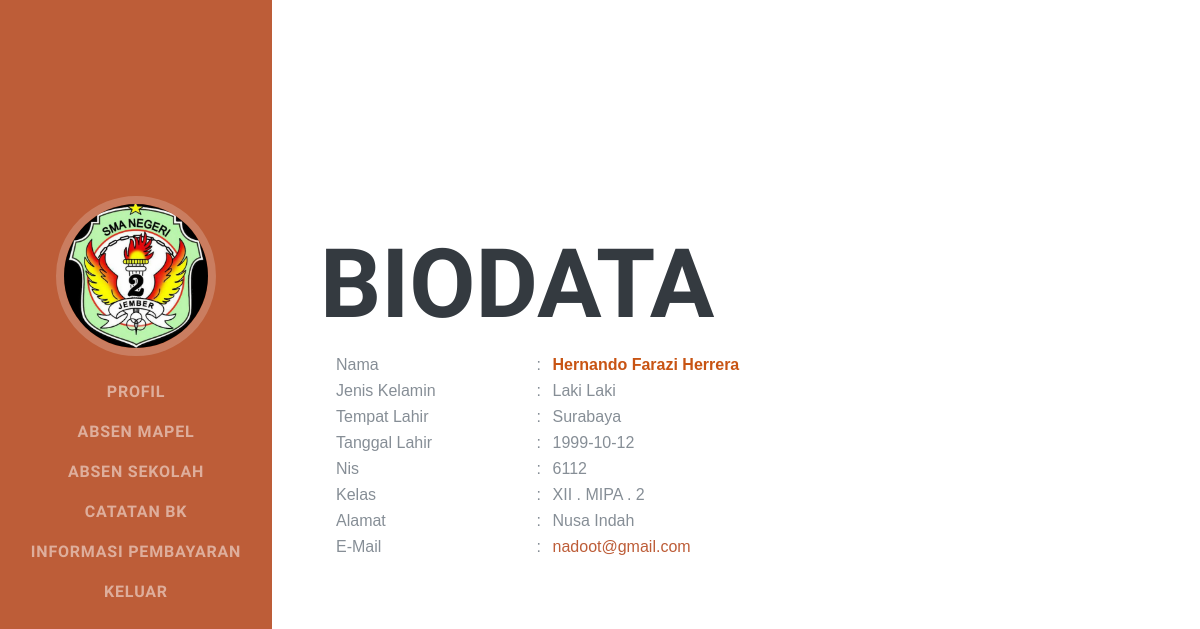
Page /SMSBEB/dashboard/user.php (signed in) on the committed database.
### tables this page shows
CREATE TABLE `tb_siswa` (
  `nis` varchar(11) NOT NULL,
  `nama` varchar(30) NOT NULL,
  `email` varchar(50) NOT NULL,
  `password` varchar(50) NOT NULL,
  `jenis_kelamin` tinyint(1) NOT NULL,
  `id_kelas` varchar(5) NOT NULL,
  `alamat` varchar(100) NOT NULL,
  `tempat_lahir` varchar(50) NOT NULL,
  `tanggal_lahir` date NOT NULL,
  `no_hp` varchar(13) NOT NULL,
  `kode` enum('User') DEFAULT NULL,
  `foto` varchar(100) NOT NULL
);

CREATE TABLE `tb_kelas` (
  `id` varchar(5) NOT NULL,
  `nama` varchar(15) NOT NULL,
  `tipe_kelas` enum('IPA','IPS') NOT NULL
);

### config/koneksi.php (called while the page is built, shortened)
<?php
  $jk = ['Perempuan', 'Laki Laki'];
?>

### SMSBEB/dashboard/user.php (the view)
<?php
include "../layout/head.php";
?>
  <div class="container-fluid p-0">
    <section class="resume-section p-3 p-lg-5 d-flex align-items-center" id="biodata">
      <div class="w-100">
        <h1 class="mb-0">BIODATA</h1>
        <br>
        <div class="container">
          <table width="100%" border="0">
            <body>
              <tr>
                <td width="25%" valign="top" class="text">Nama</td>
                  <td width="2%">:</td>
                    <td style="color: rgb(200, 84, 19); font-weight:bold"><?php echo $nama; ?></td>
              </tr>
              <tr>
                <td class="text">Jenis Kelamin</td>
                    <td>:</td>
                    <td><?php echo $jk[$jenis]; ?></td>
              </tr>
              <tr>
                <td class="text">Tempat Lahir</td>
                    <td>:</td>
                    <td><?php echo $tempat; ?></td>
              </tr>
              <tr>
                <td class="text">Tanggal Lahir</td>
                    <td>:</td>
                    <td><?php echo $lahir; ?></td>
              </tr>
              <tr>
                <td class="text">Nis</td>
                    <td>:</td>
                    <td><?php echo $nis; ?></td>
              </tr>
              <tr>
                <td class="text">Kelas</td>
                    <td>:</td>
                    <td><?php echo $kelas; ?></td>
              </tr>
              <tr>
                <td class="text">Alamat</td>
                    <td>:</td>
                    <td><?php echo $alamat; ?></td>
              </tr>
              <tr>
                <td class="text">E-Mail</td>
                    <td>:</td>
                    <td><a href="mailto:didigg74@gmail.com"><?php echo $email; ?></a></td>
              </tr>
            </body>
          </table>
        </div>
      </div>
    </section>
  </div>

### SMSBEB/layout/head.php (shortened to what this page needs)
<?php
include '../../config/koneksi.php';
$nis = $_SESSION['nis'];
$sql = mysqli_query($koneksi,"SELECT ts.*, tk.nama as nama_kelas FROM tb_siswa ts INNER JOIN tb_kelas tk ON tk.id = ts.id_kelas WHERE ts.nis = '$nis'");
while ($data = mysqli_fetch_array($sql)) {
  $foto = $data["foto"];
  $nama = $data["nama"];
  $jenis = $data["jenis_kelamin"];
  $tempat = $data["tempat_lahir"];
  $lahir = $data["tanggal_lahir"];
  $kelas = $data["nama_kelas"];
  $alamat = $data["alamat"];
  $email = $data["email"];
}
 ?>
<!DOCTYPE html>
<html lang="en">
<head>
  <link href="../User/vendor/bootstrap/css/bootstrap.min.css" rel="stylesheet">
  <link href="../User/vendor/fontawesome-free/css/all.min.css" rel="stylesheet">
  <link href="../User/css/resume.min.css" rel="stylesheet">
</head>
<body id="page-top">
  <nav class="navbar navbar-expand-lg navbar-dark bg-primary fixed-top" id="sideNav">
    <a class="navbar-brand js-scroll-trigger" href="#page-top">
      <span class="d-none d-lg-block">
        <img class="img-fluid img-profile rounded-circle mx-auto mb-2" src="../../foto/siswa/<?php echo $foto; ?>" alt="">
      </span>
    </a>
    <div class="collapse navbar-collapse" id="navbarSupportedContent">
      <ul class="navbar-nav">
        <li class="nav-item">
          <a class="nav-link js-scroll-trigger" href="../dashboard/user.php">Profil</a>
        </li>
        <li class="nav-item">
          <a class="nav-link js-scroll-trigger" href="../absen/absen_mapel.php">Absen Mapel</a>
        </li>
        <li class="nav-item">
          <a class="nav-link js-scroll-trigger" href="../absen/absen_sekolah.php">Absen Sekolah</a>
        </li>
        <li class="nav-item">
          <a class="nav-link js-scroll-trigger" href="../bk/bk.php">Catatan BK</a>
        </li>
        <li class="nav-item">
          <a class="nav-link js-scroll-trigger" href="../pembayaran/pembayaran.php">Informasi Pembayaran</a>
        </li>
        <li class="nav-item">
          <a class="nav-link js-scroll-trigger" href="../../logout.php">Keluar</a>
        </li>
      </ul>
    </div>
  </nav>

### SMSBEB/layout/head.php (style rules this page uses)
table { font-family: arial, sans-serif; border-collapse: collapse; width: 100%; margin: auto; }

### rows in the picture
tb_siswa: foto (picture), nama "Hernando Farazi Herrera", jenis_kelamin "Laki Laki", tempat_lahir "Surabaya", tanggal_lahir "1999-10-12", id_kelas.nama "XII . MIPA . 2", alamat "Nusa Indah", email "nadoot@gmail.com"

### other values in the picture
$nis "6112"
